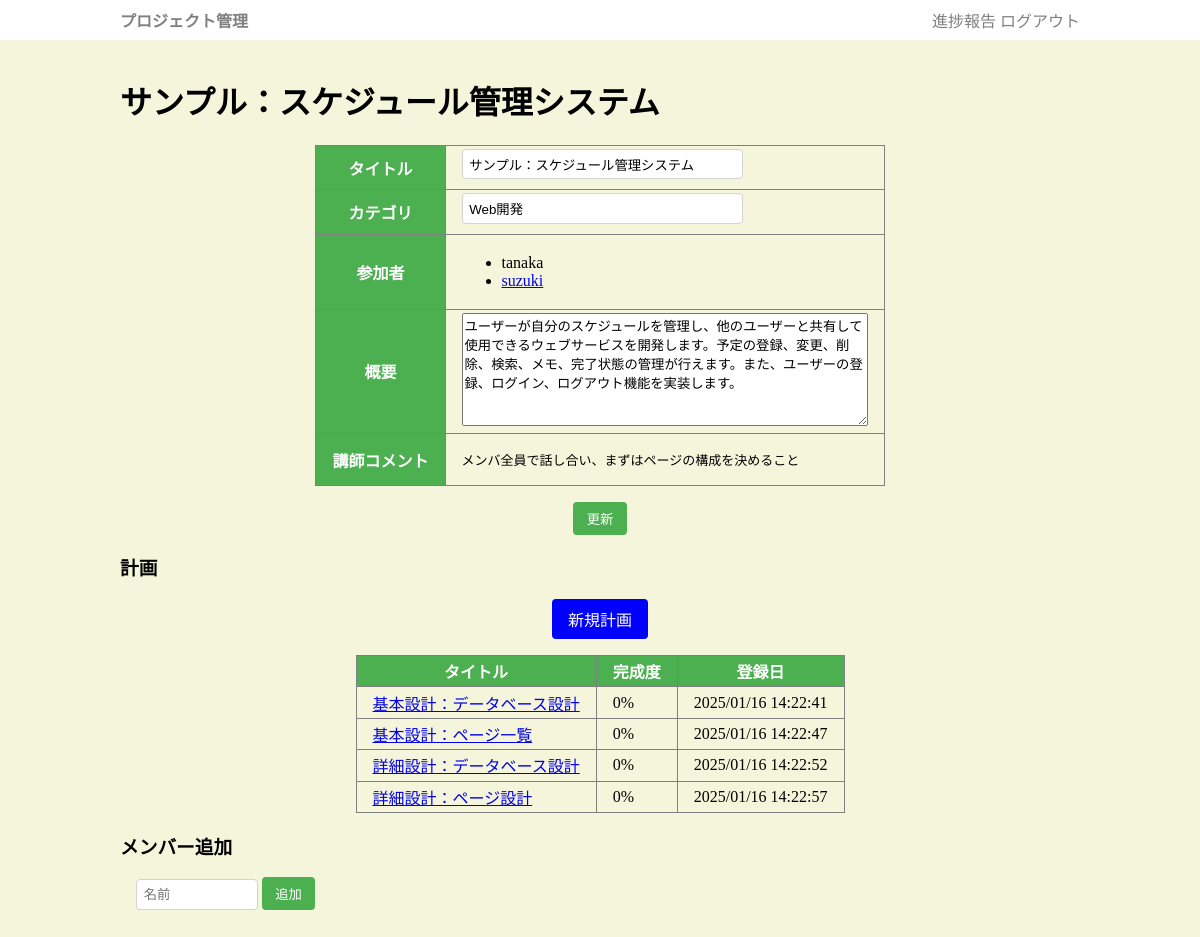
/project/1 (signed in), run on the app's committed database.
### app.py (models this page shows, shortened)
class Project(db.Model):
    pid = db.Column(db.Integer, primary_key=True)
    title = db.Column(db.String(255))
    category = db.Column(db.String(255))
    desc = db.Column(db.String(65545))
    updated_at = db.Column(db.DateTime, default=datetime.now)
    comment = db.Column(db.String(65545))
    member = db.relationship('Member', backref='project', lazy=True)
    plan = db.relationship('Plan', backref='project', lazy=True)

class Member(db.Model):
    mid = db.Column(db.Integer, primary_key=True)
    pid = db.Column(db.Integer, db.ForeignKey("project.pid"))
    uid = db.Column(db.Integer, db.ForeignKey("user.uid"))

class User(db.Model):
    uid = db.Column(db.Integer, primary_key=True)
    uname = db.Column(db.String(255))
    upass = db.Column(db.String(255))
    member = db.relationship('Member', backref='user', lazy=True)
    preport = db.relationship('Preport', backref='user', lazy=True)

class Plan(db.Model):
    planid = db.Column(db.Integer, primary_key=True)
    pid = db.Column(db.Integer, db.ForeignKey("project.pid"))
    ptitle = db.Column(db.String(255))
    pbody = db.Column(db.String(65545))
    prate = db.Column(db.Integer, default=0)
    url = db.Column(db.String(255))
    plan_at = db.Column(db.DateTime, default=datetime.now)
    comment = db.Column(db.String(65545))

### app.py (the view)
@app.get('/project/<pid>')
def project(pid):
    if "uid" not in session:
        return redirect("/login")
    row = Project.query.get_or_404(pid)
    if is_myproject(row.pid):
        return render_template("project_edit.html",project=row,user=User.query.get(session['uid']))
    else:
        return render_template("project.html",project=row,user=User.query.get(session['uid']))

### app.py (called while the page is built)
def is_myproject(pid):
    row = Member.query.filter(Member.pid==pid, Member.uid == session['uid']).first()
    return row is not None or session['uid'] == 1

### templates/project_edit.html (shortened to what this page needs)
{% extends "base.html" %}
{% block main %}
<h1>{{project.title}}</h1>
<form method="post" action="/project/{{project.pid}}">
<table class="desc">
    <tr><th>タイトル</th><td><input type="text" name="title" value="{{project.title}}"></td></tr>
    <tr><th>カテゴリ</th><td><input type="text" name="category" value="{{project.category}}"></td></tr>
    <tr><th>参加者</th><td>
        <ul>
        {% for m in project.member %}
            {% if m.user.uid == session.uid or session.uid == 1 %}
                <li><a href="/member/{{m.mid}}">{{m.user.uname}}</a></li>
            {% else %}
                <li>{{m.user.uname}}</li>
            {% endif %}
        {% endfor %}
        </ul>
    </td>
    </tr>
    <tr><th>概要</th><td><textarea name="desc">{{project.desc}}</textarea></td></tr>
    <tr><th>講師コメント</th><td><pre>{{project.comment}}</pre></td></tr>
</table>
<div class="operation">
<input type="submit" value="更新">
</div>
</form>
<h3>計画</h3>
<div class="operation">
<a href="/plan_add/{{project.pid}}" class="btn">新規計画</a>
</div>
<table id="plist">
    <tr><th>タイトル</th><th>完成度</th><th>登録日</th></tr>
    {% for r in project.plan %}
    <tr>
        <td class="title"><a href="/plan/{{r.planid}}">{{r.ptitle}}</a></div>
        <td class="prate">{{r.prate}}%</div>
        <td class="hi">{{r.plan_at.strftime('%Y/%m/%d %H:%M:%S')}}</div>
    </tr>
    {% endfor %}
</table>
<h3>メンバー追加</h3>
<form action="/member_add/{{project.pid}}" method="post">
    <input type="text" name="uname" placeholder="名前" style="width:8em">
    <input type="submit" value="追加">
</form>
{% endblock %}

### static/style.css (style rules this page uses)
body { padding: 0; margin: 0; background-color: beige; }
form { margin: 1em; }
input[type="text"], input[type="password"], input[type="number"],select { padding: 0.5em; border: 1px solid lightgray; border-radius: 4px; width: 20em; margin-bottom:0.5em; }
input[type="submit"] { background-color: #4CAF50; color: white; border: none; padding: 0.5em 1em; border-radius: 4px; cursor: pointer; }
textarea { width: 30em; height: 8em; max-width: 100%; }
.operation { display: flex; gap: 1em; margin: 1em; justify-content: center; }
.operation a { text-decoration: none; padding: 0.5em 1em; border-radius: 4px; }
.operation .btn { background-color: blue; color: white; }
table { border-collapse: collapse; margin: 1em auto; }
td,th { border:1px solid gray; padding: 0.2em 1em; }
th { background-color: #4CAF50; color:white; }
pre { white-space:pre-wrap; }

### data on the page
Project: title "サンプル：スケジュール管理システム", category "Web開発", desc "ユーザーが自分のスケジュールを管理し、他のユーザーと共有して使用できるウェブサービスを開発します。予定の登録、変更、削除、検索、メモ、完了状態の管理が行えます。また、ユーザーの登録、ログイン、ログアウト機能を実装します。", comment "メンバ全員で話し合い、まずはページの構成を決めること"
Member: user.uname "tanaka"
Member: user.uname "suzuki"
Plan: ptitle "基本設計：データベース設計", prate "0", plan_at "2025/01/16 14:22:41"
Plan: ptitle "基本設計：ページ一覧", prate "0", plan_at "2025/01/16 14:22:47"
Plan: ptitle "詳細設計：データベース設計", prate "0", plan_at "2025/01/16 14:22:52"
Plan: ptitle "詳細設計：ページ設計", prate "0", plan_at "2025/01/16 14:22:57"
